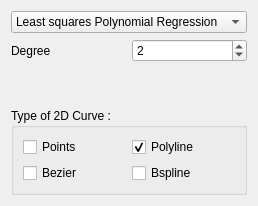
                 <widget class="QWidget" name="tab_6">
                  <attribute name="title">
                   <string>Estimation by</string>
                  </attribute>
                  <layout class="QGridLayout" name="gridLayout_33">
                   <item row="0" column="0">
                    <widget class="QComboBox" name="Reg2DCurve_comboBox">
                     <item>
                      <property name="text">
                       <string>Least squares Polynomial Regression</string>
                      </property>
                     </item>
                    </widget>
                   </item>
                   <item row="1" column="0">
                    <layout class="QHBoxLayout" name="horizontalLayout_18">
                     <item>
                      <widget class="QLabel" name="label">
                       <property name="text">
                        <string>Degree</string>
                       </property>
                      </widget>
                     </item>
                     <item>
                      <widget class="QSpinBox" name="Reg2DCurve_degree_select">
                       <property name="minimum">
                        <number>1</number>
                       </property>
                       <property name="value">
                        <number>2</number>
                       </property>
                      </widget>
                     </item>
                    </layout>
                   </item>
                   <item row="2" column="0">
                    <spacer name="verticalSpacer_3">
                     <property name="orientation">
                      <enum>Qt::Vertical</enum>
                     </property>
                     <property name="sizeHint" stdset="0">
                      <size>
                       <width>20</width>
                       <height>40</height>
                      </size>
                     </property>
                    </spacer>
                   </item>
                   <item row="3" column="0">
                    <widget class="QGroupBox" name="groupBox_20">
                     <property name="title">
                      <string>Type of 2D Curve :</string>
                     </property>
                     <layout class="QGridLayout" name="gridLayout_34">
                      <item row="0" column="0">
                       <widget class="QCheckBox" name="checkBox_points_reg1">
                        <property name="text">
                         <string>Points</string>
                        </property>
                        <property name="autoExclusive">
                         <bool>true</bool>
                        </property>
                       </widget>
                      </item>
                      <item row="0" column="1">
                       <widget class="QCheckBox" name="checkBox_polyline_reg1">
                        <property name="text">
                         <string>Polyline</string>
                        </property>
                        <property name="checked">
                         <bool>true</bool>
                        </property>
                        <property name="autoExclusive">
                         <bool>true</bool>
                        </property>
                       </widget>
                      </item>
                      <item row="1" column="0">
                       <widget class="QCheckBox" name="checkBox_bezier_reg1">
                        <property name="enabled">
                         <bool>true</bool>
                        </property>
                        <property name="text">
                         <string>Bezier</string>
                        </property>
                        <property name="checked">
                         <bool>false</bool>
                        </property>
                        <property name="autoExclusive">
                         <bool>true</bool>
                        </property>
                       </widget>
                      </item>
                      <item row="1" column="1">
                       <widget class="QCheckBox" name="checkBox_bspline_reg1">
                        <property name="enabled">
                         <bool>true</bool>
                        </property>
                        <property name="text">
                         <string>Bspline</string>
                        </property>
                        <property name="checked">
                         <bool>false</bool>
                        </property>
                        <property name="autoExclusive">
                         <bool>true</bool>
                        </property>
                       </widget>
                      </item>
                     </layout>
                    </widget>
                   </item>
                  </layout>
                 </widget>
